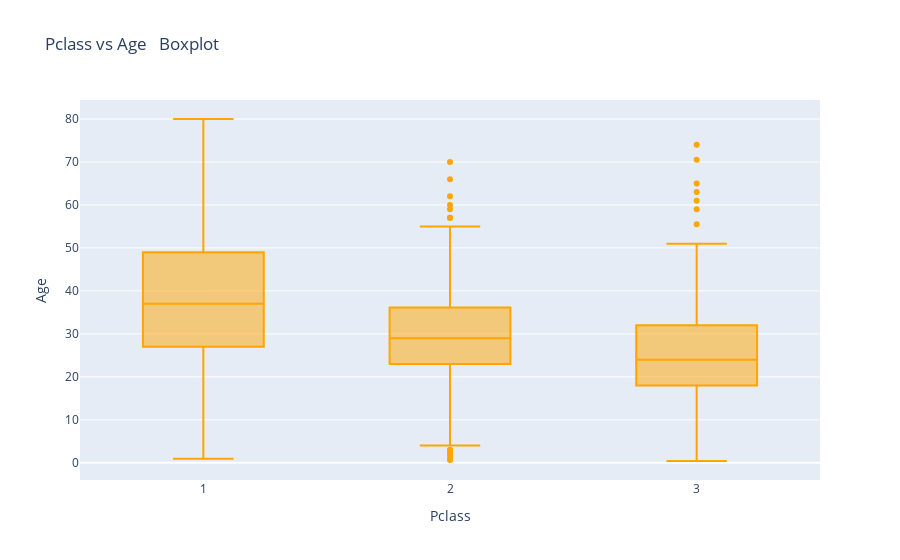

Here is the notebook cell this chart was saved with:
### Code cell
q=go.Box(x=data['Pclass'], y=data['Age'],marker={'color':'orange'})

#defing layout
layout= go.Layout(title='Pclass vs Age   Boxplot', xaxis=dict(title='Pclass'), yaxis=dict(title="Age"), hovermode='closest')

#definig figure and plotting
figure = go.Figure(data=q, layout=layout)
iplot(figure)

### Figure 1 — Plotly figure (JSON) as saved in the notebook; plotly's stock layout.template omitted (floating-point values rounded to 4 significant figures; data arrays with more than 128 entries replaced by an {"elided": "..."} marker saying what was removed)
{"data": [{"marker": {"color": "orange"}, "type": "box", "x": {"elided": "891 int values"}, "y": {"elided": "891 float values"}}], "layout": {"autosize": true, "hovermode": "closest", "title": {"text": "Pclass vs Age   Boxplot"}, "xaxis": {"autorange": true, "range": [0.5, 3.5], "title": {"text": "Pclass"}, "type": "linear"}, "yaxis": {"autorange": true, "range": [-4.001, 84.42], "title": {"text": "Age"}, "type": "linear"}}}
